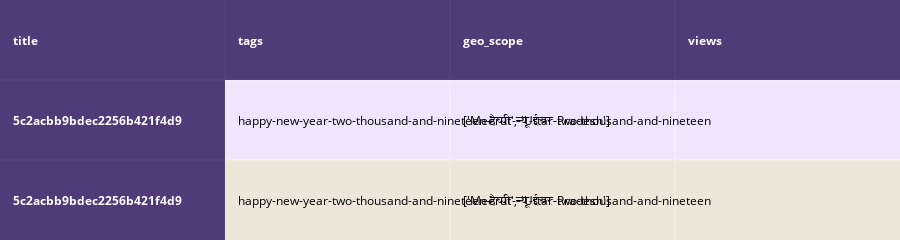
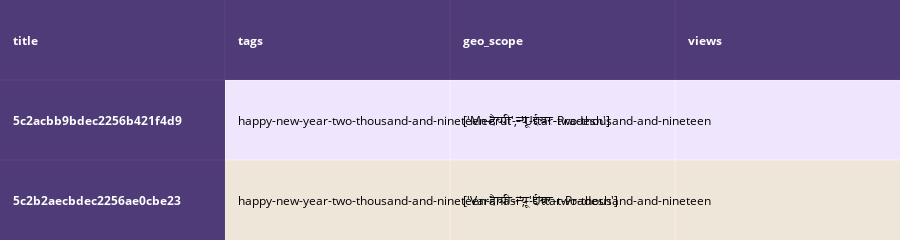
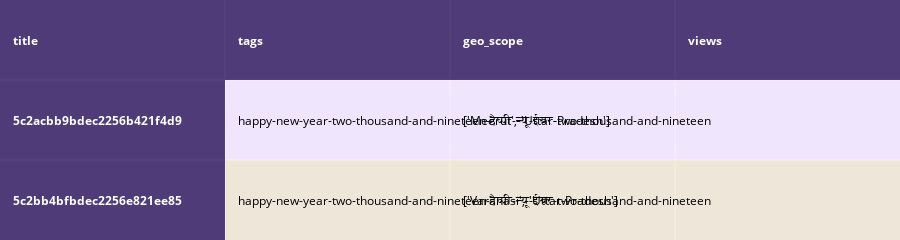
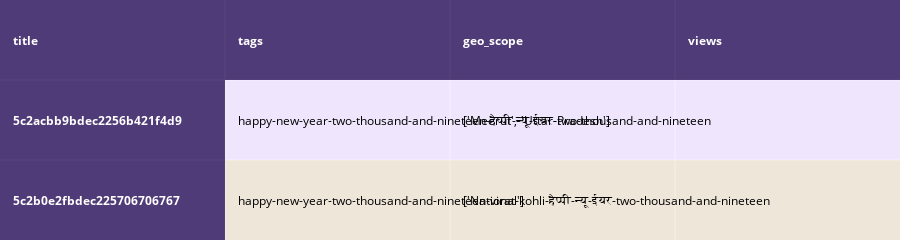

Notebook source saved alongside these figures, in order:
### Code cell
def idf_w2v_tags(doc_id, w1, w2, num_results):
    # doc_id: apparel's id in given corpus
    # w1: weight for  w2v features
    # w2: weight for brand and color features

    # pairwise_dist will store the distance from given input apparel to all remaining apparels
    # the metric we used here is cosine, the coside distance is mesured as K(X, Y) = <X, Y> / (||X||*||Y||)
    # http://scikit-learn.org/stable/modules/metrics.html#cosine-similarity
    idf_w2v_dist  = pairwise_distances(w2v_title_weight, w2v_title_weight[doc_id].reshape(1,-1))
    ex_feat_dist = pairwise_distances(extra_features, extra_features[doc_id])
    pairwise_dist   = (w1 * idf_w2v_dist +  w2 * ex_feat_dist)/float(w1 + w2)

    # np.argsort will return indices of 9 smallest distances
    indices = np.argsort(pairwise_dist.flatten())[0:num_results]
    #pdists will store the 9 smallest distances
    pdists  = np.sort(pairwise_dist.flatten())[0:num_results]

    #data frame indices of the 9 smallest distace's
    df_indices = list(data.index[indices])
    

    for i in range(0, len(indices)):
        heat_map_w2v_tags(data['title'].loc[df_indices[0]],data['title'].loc[df_indices[i]], indices[0], indices[i],df_indices[0], df_indices[i], 'weighted')
        print('story_id :',data['story_id'].loc[df_indices[i]])
        print('title :',data['title'].loc[df_indices[i]])
        print('tags :',data['tags'].loc[df_indices[i]])
        print('euclidean distance from input :', pdists[i])
        print('='*125)

        
# tags weight =40
# title vector weight = 2        
idf_w2v_tags(4, 50, 40, 5)
# in the give heat map, each cell contains the euclidean distance between words i, j

### Figure 1 — Plotly figure (JSON) as saved in the notebook; plotly's stock layout.template omitted (floating-point values rounded to 4 significant figures)
{"data": [{"colorscale": [[0, "#1d004d"], [0.5, "#f2e5ff"], [1, "#f2e5d1"]], "hoverinfo": "none", "opacity": 0.75, "showscale": false, "type": "heatmap", "z": [[0, 0, 0, 0], [0, 0.5, 0.5, 0.5], [0, 1, 1, 1]]}], "layout": {"annotations": [{"align": "left", "font": {"color": "#ffffff"}, "showarrow": false, "text": "<b>title</b>", "x": -0.45, "xanchor": "left", "xref": "x", "y": 0, "yref": "y"}, {"align": "left", "font": {"color": "#ffffff"}, "showarrow": false, "text": "<b>tags</b>", "x": 0.55, "xanchor": "left", "xref": "x", "y": 0, "yref": "y"}, {"align": "left", "font": {"color": "#ffffff"}, "showarrow": false, "text": "<b>geo_scope</b>", "x": 1.55, "xanchor": "left", "xref": "x", "y": 0, "yref": "y"}, {"align": "left", "font": {"color": "#ffffff"}, "showarrow": false, "text": "<b>views</b>", "x": 2.55, "xanchor": "left", "xref": "x", "y": 0, "yref": "y"}, {"align": "left", "font": {"color": "#ffffff"}, "showarrow": false, "text": "<b>5c2acbb9bdec2256b421f4d9</b>", "x": -0.45, "xanchor": "left", "xref": "x", "y": 1, "yref": "y"}, {"align": "left", "font": {"color": "#000000"}, "showarrow": false, "text": "happy-new-year-two-thousand-and-nineteen-हैप्पी-न्यू-ईयर-two-thousand-and-nineteen", "x": 0.55, "xanchor": "left", "xref": "x", "y": 1, "yref": "y"}, {"align": "left", "font": {"color": "#000000"}, "showarrow": false, "text": "['Meerut',-'Uttar-Pradesh']", "x": 1.55, "xanchor": "left", "xref": "x", "y": 1, "yref": "y"}, {"align": "left", "font": {"color": "#ffffff"}, "showarrow": false, "text": "<b>5c2acbb9bdec2256b421f4d9</b>", "x": -0.45, "xanchor": "left", "xref": "x", "y": 2, "yref": "y"}, {"align": "left", "font": {"color": "#000000"}, "showarrow": false, "text": "happy-new-year-two-thousand-and-nineteen-हैप्पी-न्यू-ईयर-two-thousand-and-nineteen", "x": 0.55, "xanchor": "left", "xref": "x", "y": 2, "yref": "y"}, {"align": "left", "font": {"color": "#000000"}, "showarrow": false, "text": "['Meerut',-'Uttar-Pradesh']", "x": 1.55, "xanchor": "left", "xref": "x", "y": 2, "yref": "y"}], "height": 140, "margin": {"b": 0, "l": 0, "r": 0, "t": 0}, "xaxis": {"dtick": 1, "gridwidth": 2, "showticklabels": false, "tick0": -0.5, "ticks": "", "zeroline": false}, "yaxis": {"autorange": "reversed", "dtick": 1, "gridwidth": 2, "showticklabels": false, "tick0": 0.5, "ticks": "", "zeroline": false}}}

### Figure 2 — Plotly figure (JSON) as saved in the notebook; plotly's stock layout.template omitted (floating-point values rounded to 4 significant figures)
{"data": [{"colorscale": [[0, "#1d004d"], [0.5, "#f2e5ff"], [1, "#f2e5d1"]], "hoverinfo": "none", "opacity": 0.75, "showscale": false, "type": "heatmap", "z": [[0, 0, 0, 0], [0, 0.5, 0.5, 0.5], [0, 1, 1, 1]]}], "layout": {"annotations": [{"align": "left", "font": {"color": "#ffffff"}, "showarrow": false, "text": "<b>title</b>", "x": -0.45, "xanchor": "left", "xref": "x", "y": 0, "yref": "y"}, {"align": "left", "font": {"color": "#ffffff"}, "showarrow": false, "text": "<b>tags</b>", "x": 0.55, "xanchor": "left", "xref": "x", "y": 0, "yref": "y"}, {"align": "left", "font": {"color": "#ffffff"}, "showarrow": false, "text": "<b>geo_scope</b>", "x": 1.55, "xanchor": "left", "xref": "x", "y": 0, "yref": "y"}, {"align": "left", "font": {"color": "#ffffff"}, "showarrow": false, "text": "<b>views</b>", "x": 2.55, "xanchor": "left", "xref": "x", "y": 0, "yref": "y"}, {"align": "left", "font": {"color": "#ffffff"}, "showarrow": false, "text": "<b>5c2acbb9bdec2256b421f4d9</b>", "x": -0.45, "xanchor": "left", "xref": "x", "y": 1, "yref": "y"}, {"align": "left", "font": {"color": "#000000"}, "showarrow": false, "text": "happy-new-year-two-thousand-and-nineteen-हैप्पी-न्यू-ईयर-two-thousand-and-nineteen", "x": 0.55, "xanchor": "left", "xref": "x", "y": 1, "yref": "y"}, {"align": "left", "font": {"color": "#000000"}, "showarrow": false, "text": "['Meerut',-'Uttar-Pradesh']", "x": 1.55, "xanchor": "left", "xref": "x", "y": 1, "yref": "y"}, {"align": "left", "font": {"color": "#ffffff"}, "showarrow": false, "text": "<b>5c2b2aecbdec2256ae0cbe23</b>", "x": -0.45, "xanchor": "left", "xref": "x", "y": 2, "yref": "y"}, {"align": "left", "font": {"color": "#000000"}, "showarrow": false, "text": "happy-new-year-two-thousand-and-nineteen-हैप्पी-न्यू-ईयर-two-thousand-and-nineteen", "x": 0.55, "xanchor": "left", "xref": "x", "y": 2, "yref": "y"}, {"align": "left", "font": {"color": "#000000"}, "showarrow": false, "text": "['Varanasi',-'Uttar-Pradesh']", "x": 1.55, "xanchor": "left", "xref": "x", "y": 2, "yref": "y"}], "height": 140, "margin": {"b": 0, "l": 0, "r": 0, "t": 0}, "xaxis": {"dtick": 1, "gridwidth": 2, "showticklabels": false, "tick0": -0.5, "ticks": "", "zeroline": false}, "yaxis": {"autorange": "reversed", "dtick": 1, "gridwidth": 2, "showticklabels": false, "tick0": 0.5, "ticks": "", "zeroline": false}}}

### Figure 3 — Plotly figure (JSON) as saved in the notebook; plotly's stock layout.template omitted (floating-point values rounded to 4 significant figures)
{"data": [{"colorscale": [[0, "#1d004d"], [0.5, "#f2e5ff"], [1, "#f2e5d1"]], "hoverinfo": "none", "opacity": 0.75, "showscale": false, "type": "heatmap", "z": [[0, 0, 0, 0], [0, 0.5, 0.5, 0.5], [0, 1, 1, 1]]}], "layout": {"annotations": [{"align": "left", "font": {"color": "#ffffff"}, "showarrow": false, "text": "<b>title</b>", "x": -0.45, "xanchor": "left", "xref": "x", "y": 0, "yref": "y"}, {"align": "left", "font": {"color": "#ffffff"}, "showarrow": false, "text": "<b>tags</b>", "x": 0.55, "xanchor": "left", "xref": "x", "y": 0, "yref": "y"}, {"align": "left", "font": {"color": "#ffffff"}, "showarrow": false, "text": "<b>geo_scope</b>", "x": 1.55, "xanchor": "left", "xref": "x", "y": 0, "yref": "y"}, {"align": "left", "font": {"color": "#ffffff"}, "showarrow": false, "text": "<b>views</b>", "x": 2.55, "xanchor": "left", "xref": "x", "y": 0, "yref": "y"}, {"align": "left", "font": {"color": "#ffffff"}, "showarrow": false, "text": "<b>5c2acbb9bdec2256b421f4d9</b>", "x": -0.45, "xanchor": "left", "xref": "x", "y": 1, "yref": "y"}, {"align": "left", "font": {"color": "#000000"}, "showarrow": false, "text": "happy-new-year-two-thousand-and-nineteen-हैप्पी-न्यू-ईयर-two-thousand-and-nineteen", "x": 0.55, "xanchor": "left", "xref": "x", "y": 1, "yref": "y"}, {"align": "left", "font": {"color": "#000000"}, "showarrow": false, "text": "['Meerut',-'Uttar-Pradesh']", "x": 1.55, "xanchor": "left", "xref": "x", "y": 1, "yref": "y"}, {"align": "left", "font": {"color": "#ffffff"}, "showarrow": false, "text": "<b>5c2bb4bfbdec2256e821ee85</b>", "x": -0.45, "xanchor": "left", "xref": "x", "y": 2, "yref": "y"}, {"align": "left", "font": {"color": "#000000"}, "showarrow": false, "text": "happy-new-year-two-thousand-and-nineteen-हैप्पी-न्यू-ईयर-two-thousand-and-nineteen", "x": 0.55, "xanchor": "left", "xref": "x", "y": 2, "yref": "y"}, {"align": "left", "font": {"color": "#000000"}, "showarrow": false, "text": "['Varanasi',-'Uttar-Pradesh']", "x": 1.55, "xanchor": "left", "xref": "x", "y": 2, "yref": "y"}], "height": 140, "margin": {"b": 0, "l": 0, "r": 0, "t": 0}, "xaxis": {"dtick": 1, "gridwidth": 2, "showticklabels": false, "tick0": -0.5, "ticks": "", "zeroline": false}, "yaxis": {"autorange": "reversed", "dtick": 1, "gridwidth": 2, "showticklabels": false, "tick0": 0.5, "ticks": "", "zeroline": false}}}

### Figure 4 — Plotly figure (JSON) as saved in the notebook; plotly's stock layout.template omitted (floating-point values rounded to 4 significant figures)
{"data": [{"colorscale": [[0, "#1d004d"], [0.5, "#f2e5ff"], [1, "#f2e5d1"]], "hoverinfo": "none", "opacity": 0.75, "showscale": false, "type": "heatmap", "z": [[0, 0, 0, 0], [0, 0.5, 0.5, 0.5], [0, 1, 1, 1]]}], "layout": {"annotations": [{"align": "left", "font": {"color": "#ffffff"}, "showarrow": false, "text": "<b>title</b>", "x": -0.45, "xanchor": "left", "xref": "x", "y": 0, "yref": "y"}, {"align": "left", "font": {"color": "#ffffff"}, "showarrow": false, "text": "<b>tags</b>", "x": 0.55, "xanchor": "left", "xref": "x", "y": 0, "yref": "y"}, {"align": "left", "font": {"color": "#ffffff"}, "showarrow": false, "text": "<b>geo_scope</b>", "x": 1.55, "xanchor": "left", "xref": "x", "y": 0, "yref": "y"}, {"align": "left", "font": {"color": "#ffffff"}, "showarrow": false, "text": "<b>views</b>", "x": 2.55, "xanchor": "left", "xref": "x", "y": 0, "yref": "y"}, {"align": "left", "font": {"color": "#ffffff"}, "showarrow": false, "text": "<b>5c2acbb9bdec2256b421f4d9</b>", "x": -0.45, "xanchor": "left", "xref": "x", "y": 1, "yref": "y"}, {"align": "left", "font": {"color": "#000000"}, "showarrow": false, "text": "happy-new-year-two-thousand-and-nineteen-हैप्पी-न्यू-ईयर-two-thousand-and-nineteen", "x": 0.55, "xanchor": "left", "xref": "x", "y": 1, "yref": "y"}, {"align": "left", "font": {"color": "#000000"}, "showarrow": false, "text": "['Meerut',-'Uttar-Pradesh']", "x": 1.55, "xanchor": "left", "xref": "x", "y": 1, "yref": "y"}, {"align": "left", "font": {"color": "#ffffff"}, "showarrow": false, "text": "<b>5c2b0e2fbdec225706706767</b>", "x": -0.45, "xanchor": "left", "xref": "x", "y": 2, "yref": "y"}, {"align": "left", "font": {"color": "#000000"}, "showarrow": false, "text": "happy-new-year-two-thousand-and-nineteen-virat-kohli-हैप्पी-न्यू-ईयर-two-thousand-and-nineteen", "x": 0.55, "xanchor": "left", "xref": "x", "y": 2, "yref": "y"}, {"align": "left", "font": {"color": "#000000"}, "showarrow": false, "text": "['National']", "x": 1.55, "xanchor": "left", "xref": "x", "y": 2, "yref": "y"}], "height": 140, "margin": {"b": 0, "l": 0, "r": 0, "t": 0}, "xaxis": {"dtick": 1, "gridwidth": 2, "showticklabels": false, "tick0": -0.5, "ticks": "", "zeroline": false}, "yaxis": {"autorange": "reversed", "dtick": 1, "gridwidth": 2, "showticklabels": false, "tick0": 0.5, "ticks": "", "zeroline": false}}}
